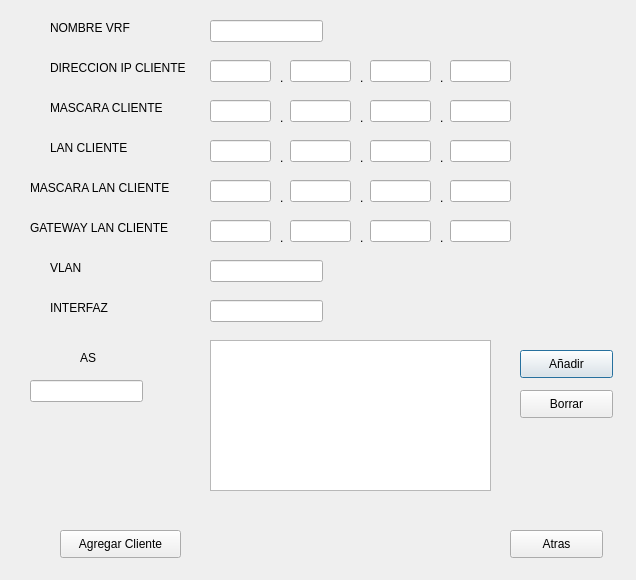
<?xml version="1.0" encoding="UTF-8"?>
<ui version="4.0">
 <class>Dialog</class>
 <widget class="QDialog" name="Dialog">
  <property name="geometry">
   <rect>
    <x>0</x>
    <y>0</y>
    <width>636</width>
    <height>580</height>
   </rect>
  </property>
  <property name="windowTitle">
   <string>Dialog</string>
  </property>
  <widget class="QLabel" name="label">
   <property name="geometry">
    <rect>
     <x>50</x>
     <y>20</y>
     <width>81</width>
     <height>16</height>
    </rect>
   </property>
   <property name="text">
    <string>NOMBRE VRF</string>
   </property>
  </widget>
  <widget class="QLineEdit" name="txt_vrf">
   <property name="geometry">
    <rect>
     <x>210</x>
     <y>20</y>
     <width>113</width>
     <height>22</height>
    </rect>
   </property>
  </widget>
  <widget class="QLabel" name="label_2">
   <property name="geometry">
    <rect>
     <x>50</x>
     <y>60</y>
     <width>141</width>
     <height>16</height>
    </rect>
   </property>
   <property name="text">
    <string>DIRECCION IP CLIENTE</string>
   </property>
  </widget>
  <widget class="QLineEdit" name="txt_ip1_1">
   <property name="geometry">
    <rect>
     <x>210</x>
     <y>60</y>
     <width>61</width>
     <height>22</height>
    </rect>
   </property>
  </widget>
  <widget class="QLabel" name="label_3">
   <property name="geometry">
    <rect>
     <x>280</x>
     <y>70</y>
     <width>16</width>
     <height>16</height>
    </rect>
   </property>
   <property name="text">
    <string>.</string>
   </property>
  </widget>
  <widget class="QLabel" name="label_4">
   <property name="geometry">
    <rect>
     <x>360</x>
     <y>70</y>
     <width>16</width>
     <height>16</height>
    </rect>
   </property>
   <property name="text">
    <string>.</string>
   </property>
  </widget>
  <widget class="QLineEdit" name="txt_ip1_2">
   <property name="geometry">
    <rect>
     <x>290</x>
     <y>60</y>
     <width>61</width>
     <height>22</height>
    </rect>
   </property>
  </widget>
  <widget class="QLineEdit" name="txt_ip1_3">
   <property name="geometry">
    <rect>
     <x>370</x>
     <y>60</y>
     <width>61</width>
     <height>22</height>
    </rect>
   </property>
  </widget>
  <widget class="QLineEdit" name="txt_ip1_4">
   <property name="geometry">
    <rect>
     <x>450</x>
     <y>60</y>
     <width>61</width>
     <height>22</height>
    </rect>
   </property>
  </widget>
  <widget class="QLabel" name="label_5">
   <property name="geometry">
    <rect>
     <x>440</x>
     <y>70</y>
     <width>16</width>
     <height>16</height>
    </rect>
   </property>
   <property name="text">
    <string>.</string>
   </property>
  </widget>
  <widget class="QLabel" name="label_6">
   <property name="geometry">
    <rect>
     <x>440</x>
     <y>110</y>
     <width>16</width>
     <height>16</height>
    </rect>
   </property>
   <property name="text">
    <string>.</string>
   </property>
  </widget>
  <widget class="QLineEdit" name="txt_mask1_4">
   <property name="geometry">
    <rect>
     <x>450</x>
     <y>100</y>
     <width>61</width>
     <height>22</height>
    </rect>
   </property>
  </widget>
  <widget class="QLabel" name="label_7">
   <property name="geometry">
    <rect>
     <x>360</x>
     <y>110</y>
     <width>16</width>
     <height>16</height>
    </rect>
   </property>
   <property name="text">
    <string>.</string>
   </property>
  </widget>
  <widget class="QLineEdit" name="txt_mask1_1">
   <property name="geometry">
    <rect>
     <x>210</x>
     <y>100</y>
     <width>61</width>
     <height>22</height>
    </rect>
   </property>
  </widget>
  <widget class="QLineEdit" name="txt_mask1_2">
   <property name="geometry">
    <rect>
     <x>290</x>
     <y>100</y>
     <width>61</width>
     <height>22</height>
    </rect>
   </property>
  </widget>
  <widget class="QLineEdit" name="txt_mask1_3">
   <property name="geometry">
    <rect>
     <x>370</x>
     <y>100</y>
     <width>61</width>
     <height>22</height>
    </rect>
   </property>
  </widget>
  <widget class="QLabel" name="label_8">
   <property name="geometry">
    <rect>
     <x>280</x>
     <y>110</y>
     <width>16</width>
     <height>16</height>
    </rect>
   </property>
   <property name="text">
    <string>.</string>
   </property>
  </widget>
  <widget class="QLabel" name="label_9">
   <property name="geometry">
    <rect>
     <x>280</x>
     <y>150</y>
     <width>16</width>
     <height>16</height>
    </rect>
   </property>
   <property name="text">
    <string>.</string>
   </property>
  </widget>
  <widget class="QLabel" name="label_10">
   <property name="geometry">
    <rect>
     <x>440</x>
     <y>150</y>
     <width>16</width>
     <height>16</height>
    </rect>
   </property>
   <property name="text">
    <string>.</string>
   </property>
  </widget>
  <widget class="QLineEdit" name="txt_ip2_4">
   <property name="geometry">
    <rect>
     <x>450</x>
     <y>140</y>
     <width>61</width>
     <height>22</height>
    </rect>
   </property>
  </widget>
  <widget class="QLabel" name="label_11">
   <property name="geometry">
    <rect>
     <x>360</x>
     <y>150</y>
     <width>16</width>
     <height>16</height>
    </rect>
   </property>
   <property name="text">
    <string>.</string>
   </property>
  </widget>
  <widget class="QLineEdit" name="txt_ip2_3">
   <property name="geometry">
    <rect>
     <x>370</x>
     <y>140</y>
     <width>61</width>
     <height>22</height>
    </rect>
   </property>
  </widget>
  <widget class="QLineEdit" name="txt_ip2_1">
   <property name="geometry">
    <rect>
     <x>210</x>
     <y>140</y>
     <width>61</width>
     <height>22</height>
    </rect>
   </property>
  </widget>
  <widget class="QLineEdit" name="txt_ip2_2">
   <property name="geometry">
    <rect>
     <x>290</x>
     <y>140</y>
     <width>61</width>
     <height>22</height>
    </rect>
   </property>
  </widget>
  <widget class="QLineEdit" name="txt_mask2_3">
   <property name="geometry">
    <rect>
     <x>370</x>
     <y>180</y>
     <width>61</width>
     <height>22</height>
    </rect>
   </property>
  </widget>
  <widget class="QLabel" name="label_12">
   <property name="geometry">
    <rect>
     <x>280</x>
     <y>190</y>
     <width>16</width>
     <height>16</height>
    </rect>
   </property>
   <property name="text">
    <string>.</string>
   </property>
  </widget>
  <widget class="QLineEdit" name="txt_mask2_4">
   <property name="geometry">
    <rect>
     <x>450</x>
     <y>180</y>
     <width>61</width>
     <height>22</height>
    </rect>
   </property>
  </widget>
  <widget class="QLabel" name="label_13">
   <property name="geometry">
    <rect>
     <x>440</x>
     <y>190</y>
     <width>16</width>
     <height>16</height>
    </rect>
   </property>
   <property name="text">
    <string>.</string>
   </property>
  </widget>
  <widget class="QLineEdit" name="txt_mask2_1">
   <property name="geometry">
    <rect>
     <x>210</x>
     <y>180</y>
     <width>61</width>
     <height>22</height>
    </rect>
   </property>
  </widget>
  <widget class="QLabel" name="label_14">
   <property name="geometry">
    <rect>
     <x>360</x>
     <y>190</y>
     <width>16</width>
     <height>16</height>
    </rect>
   </property>
   <property name="text">
    <string>.</string>
   </property>
  </widget>
  <widget class="QLineEdit" name="txt_mask2_2">
   <property name="geometry">
    <rect>
     <x>290</x>
     <y>180</y>
     <width>61</width>
     <height>22</height>
    </rect>
   </property>
  </widget>
  <widget class="QLabel" name="label_16">
   <property name="geometry">
    <rect>
     <x>50</x>
     <y>140</y>
     <width>81</width>
     <height>16</height>
    </rect>
   </property>
   <property name="text">
    <string>LAN CLIENTE</string>
   </property>
  </widget>
  <widget class="QLabel" name="label_17">
   <property name="geometry">
    <rect>
     <x>30</x>
     <y>180</y>
     <width>161</width>
     <height>16</height>
    </rect>
   </property>
   <property name="text">
    <string>MASCARA LAN CLIENTE</string>
   </property>
  </widget>
  <widget class="QLabel" name="label_18">
   <property name="geometry">
    <rect>
     <x>50</x>
     <y>100</y>
     <width>131</width>
     <height>16</height>
    </rect>
   </property>
   <property name="text">
    <string>MASCARA CLIENTE</string>
   </property>
  </widget>
  <widget class="QLabel" name="label_15">
   <property name="geometry">
    <rect>
     <x>50</x>
     <y>260</y>
     <width>81</width>
     <height>16</height>
    </rect>
   </property>
   <property name="text">
    <string>VLAN</string>
   </property>
  </widget>
  <widget class="QLineEdit" name="txt_vlan">
   <property name="geometry">
    <rect>
     <x>210</x>
     <y>260</y>
     <width>113</width>
     <height>22</height>
    </rect>
   </property>
  </widget>
  <widget class="QLineEdit" name="txt_interfaz">
   <property name="geometry">
    <rect>
     <x>210</x>
     <y>300</y>
     <width>113</width>
     <height>22</height>
    </rect>
   </property>
  </widget>
  <widget class="QLabel" name="label_19">
   <property name="geometry">
    <rect>
     <x>50</x>
     <y>300</y>
     <width>81</width>
     <height>16</height>
    </rect>
   </property>
   <property name="text">
    <string>INTERFAZ</string>
   </property>
  </widget>
  <widget class="QTextEdit" name="txt_Clientes">
   <property name="geometry">
    <rect>
     <x>210</x>
     <y>340</y>
     <width>281</width>
     <height>151</height>
    </rect>
   </property>
  </widget>
  <widget class="QPushButton" name="btn_anadir">
   <property name="geometry">
    <rect>
     <x>520</x>
     <y>350</y>
     <width>93</width>
     <height>28</height>
    </rect>
   </property>
   <property name="text">
    <string>Añadir</string>
   </property>
  </widget>
  <widget class="QPushButton" name="btn_borrar">
   <property name="geometry">
    <rect>
     <x>520</x>
     <y>390</y>
     <width>93</width>
     <height>28</height>
    </rect>
   </property>
   <property name="text">
    <string>Borrar</string>
   </property>
  </widget>
  <widget class="QPushButton" name="btn_atras">
   <property name="geometry">
    <rect>
     <x>510</x>
     <y>530</y>
     <width>93</width>
     <height>28</height>
    </rect>
   </property>
   <property name="text">
    <string>Atras</string>
   </property>
  </widget>
  <widget class="QLabel" name="label_20">
   <property name="geometry">
    <rect>
     <x>80</x>
     <y>350</y>
     <width>55</width>
     <height>16</height>
    </rect>
   </property>
   <property name="text">
    <string>AS</string>
   </property>
  </widget>
  <widget class="QLineEdit" name="lineEdit">
   <property name="geometry">
    <rect>
     <x>30</x>
     <y>380</y>
     <width>113</width>
     <height>22</height>
    </rect>
   </property>
  </widget>
  <widget class="QPushButton" name="btn_agregarCliente">
   <property name="geometry">
    <rect>
     <x>60</x>
     <y>530</y>
     <width>121</width>
     <height>28</height>
    </rect>
   </property>
   <property name="text">
    <string>Agregar Cliente</string>
   </property>
  </widget>
  <widget class="QLabel" name="label_21">
   <property name="geometry">
    <rect>
     <x>360</x>
     <y>230</y>
     <width>16</width>
     <height>16</height>
    </rect>
   </property>
   <property name="text">
    <string>.</string>
   </property>
  </widget>
  <widget class="QLineEdit" name="txt_mask3_4">
   <property name="geometry">
    <rect>
     <x>450</x>
     <y>220</y>
     <width>61</width>
     <height>22</height>
    </rect>
   </property>
  </widget>
  <widget class="QLabel" name="label_22">
   <property name="geometry">
    <rect>
     <x>280</x>
     <y>230</y>
     <width>16</width>
     <height>16</height>
    </rect>
   </property>
   <property name="text">
    <string>.</string>
   </property>
  </widget>
  <widget class="QLabel" name="label_23">
   <property name="geometry">
    <rect>
     <x>30</x>
     <y>220</y>
     <width>141</width>
     <height>16</height>
    </rect>
   </property>
   <property name="text">
    <string>GATEWAY LAN CLIENTE</string>
   </property>
  </widget>
  <widget class="QLineEdit" name="txt_mask3_2">
   <property name="geometry">
    <rect>
     <x>290</x>
     <y>220</y>
     <width>61</width>
     <height>22</height>
    </rect>
   </property>
  </widget>
  <widget class="QLineEdit" name="txt_mask3_1">
   <property name="geometry">
    <rect>
     <x>210</x>
     <y>220</y>
     <width>61</width>
     <height>22</height>
    </rect>
   </property>
  </widget>
  <widget class="QLabel" name="label_24">
   <property name="geometry">
    <rect>
     <x>440</x>
     <y>230</y>
     <width>16</width>
     <height>16</height>
    </rect>
   </property>
   <property name="text">
    <string>.</string>
   </property>
  </widget>
  <widget class="QLineEdit" name="txt_mask3_3">
   <property name="geometry">
    <rect>
     <x>370</x>
     <y>220</y>
     <width>61</width>
     <height>22</height>
    </rect>
   </property>
  </widget>
 </widget>
 <resources/>
 <connections/>
</ui>
